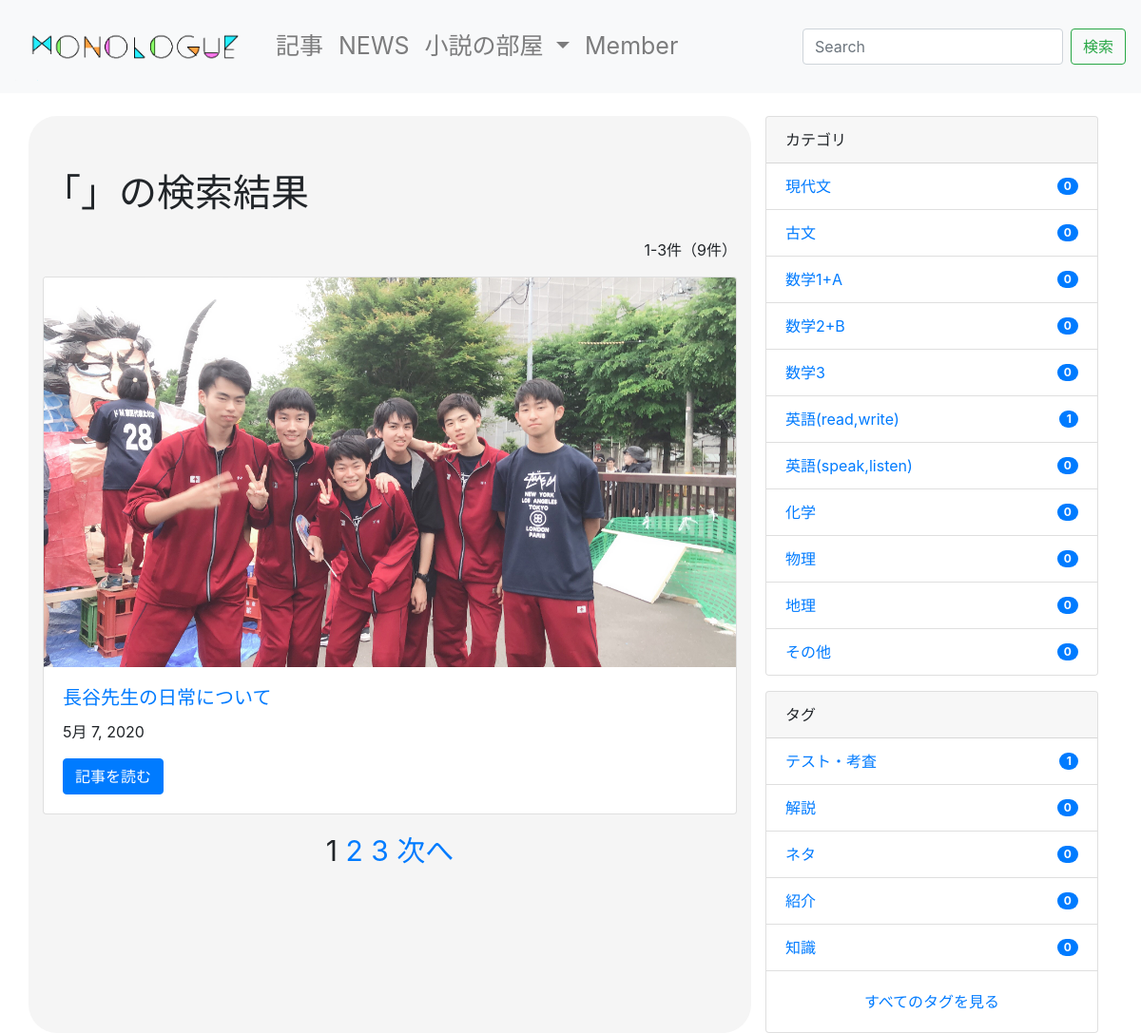
/search/, run on an earlier commit of the app's database.
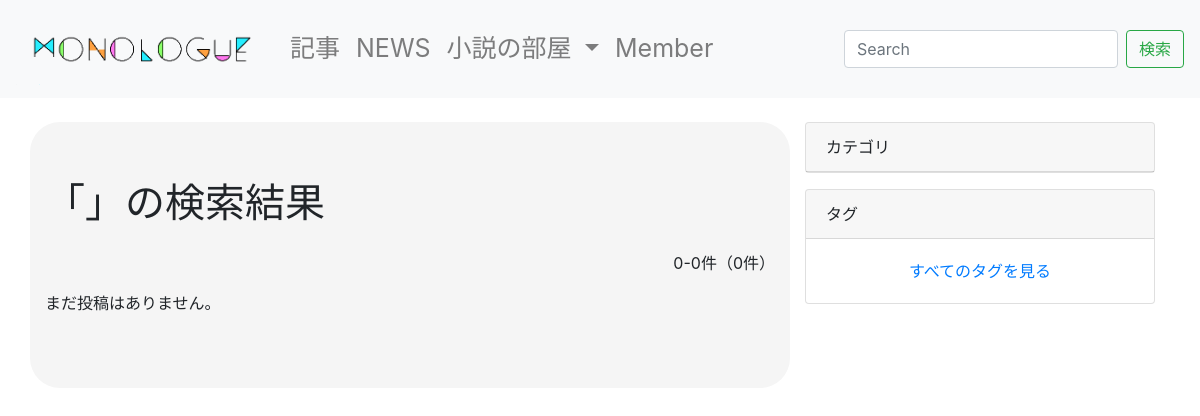
And on a later commit of the database.
### blog/models.py (models this page shows, shortened)
class Post(models.Model):
    category = models.ForeignKey(Category, on_delete=models.PROTECT)
    tags = models.ManyToManyField(Tag, blank=True)
    title = models.CharField(max_length=255)
    content = MDTextField()
    description = models.TextField(blank=True)
    image = models.ImageField(
        upload_to='post_images/', null=True, blank=False)
    created_at = models.DateTimeField(auto_now_add=True)
    updated_at = models.DateTimeField(auto_now=True)
    published_at = models.DateTimeField(blank=True, null=True)
    is_public = models.BooleanField(default=False)
    class Meta:
        ordering = ['-created_at']

class Category(models.Model):
    name = models.CharField(max_length=255)
    slug = models.SlugField(unique=True)
    timestamp = models.DateTimeField(auto_now_add=True)

class Tag(models.Model):
    name = models.CharField(max_length=255)
    slug = models.SlugField(unique=True)
    timestamp = models.DateTimeField(auto_now_add=True)

### blog/views.py (the view)
# urls.py: path('search/', SearchPostView.as_view(), name='search_post'),
class SearchPostView(ListView):
    model = Post
    template_name = 'blog/search_post.html'
    paginate_by = 3
    def get_queryset(self):
        query = self.request.GET.get('q', None)
        lookups = (
                Q(title__icontains=query) |
                Q(content__icontains=query) |
                Q(category__name__icontains=query) |
                Q(tags__name__icontains=query)
        )
        if query is not None:
            qs = super().get_queryset().filter(lookups).distinct()
            return qs
        qs = super().get_queryset()
        return qs
    def get_context_data(self, **kwargs):
        context = super().get_context_data(**kwargs)
        query = self.request.GET.get('q')
        context['query'] = query
        return context

### dbsite/context_processors.py (called while the page is built)
def common(request):
    context = {
        'categories': Category.objects.annotate(
            num_posts=Count('post', filter=Q(post__is_public=True))),
        'tags': Tag.objects.annotate(
            num_posts=Count('post', filter=Q(post__is_public=True))),
    }
    return context

### blog/templates/blog/search_post.html (shortened to what this page needs)
{% extends "base.html" %}
{% block content %}
<div class="container">
  <div class="row">
    <main class="col-md-8">
      <h1 class="mb-4">「{% if query %}{{ query }}{% endif %}」の検索結果</h1>
      <p class="text-right">{{ page_obj.start_index }}-{{ page_obj.end_index }}件（{{ paginator.count }}件）</p>
      {% include "blog/snippets/main_post_list.html" %}
      {% include "blog/snippets/pagination.html" %}
    </main>
    <aside class="col-md-4">
      {% include "blog/snippets/sidebar.html" %}
    </aside>
  </div>
</div>
{% endblock %}

### blog/templates/blog/snippets/main_post_list.html (shortened to what this page needs)
{% for post in object_list %}
{% if user.is_authenticated or post.is_public %}
<div class="card mb-3">
  {% if post.image %}
  <a href="{% url 'blog:post_detail' post.id %}">
    <img class="card-img-top" src="{{ post.image.url }}" alt="{{ post.title }}">
  </a>
  {% endif %}
  <div class="card-body">
    <a href="{% url 'blog:post_detail' post.id %}">
      <h5 class="card-title">{{ post.title }}</h5>
    </a>
    <p class="card-text">{{ post.published_at|date }}</p>
    <a href="{% url 'blog:post_detail' post.id %}" class="btn btn-primary">記事を読む</a>
  </div>
</div>
{% endif %}
{% empty %}
<p>まだ投稿はありません。</p>
{% endfor %}

### blog/templates/blog/snippets/sidebar.html
<div class="card mb-3">
  <div class="card-header">
    カテゴリ
  </div>
  <ul class="list-group list-group-flush">
    {% for category in categories|dictsort:"id" %}
    <li class="list-group-item d-flex justify-content-between align-items-center">
      <a href="{% url 'blog:category_post' category.slug %}" class="card-link">{{ category.name }}</a>
      <span class="badge badge-primary badge-pill">{{ category.num_posts }}</span>
    </li>
    {% endfor %}
  </ul>
</div>
<div class="card">
  <div class="card-header">
    タグ
  </div>
  <ul class="list-group list-group-flush">
    {% for tag in tags|dictsortreversed:"num_posts"|slice:":5" %}
    <li class="list-group-item d-flex justify-content-between align-items-center">
      <a href="{% url 'blog:tag_post' tag.slug %}" class="card-link">{{ tag.name }}</a>
      <span class="badge badge-primary badge-pill">{{ tag.num_posts }}</span>
    </li>
    {% endfor %}
  </ul>
  <div class="card-body text-center">
    <a href="{% url 'blog:tag_list' %}" class="card-link">すべてのタグを見る</a>
  </div>
</div>

What changed in the data, as far as the page shows it:
removed Post: image (picture), title "長谷先生の日常について", published_at "5月 7, 2020"
removed Category: name "現代文", num_posts "0"
removed Category: name "古文", num_posts "0"
removed Category: name "数学1+A", num_posts "0"
removed Category: name "数学2+B", num_posts "0"
removed Category: name "数学3", num_posts "0"
removed Category: name "英語(read,write)", num_posts "1"
removed Category: name "英語(speak,listen)", num_posts "0"
removed Category: name "化学", num_posts "0"
removed Category: name "物理", num_posts "0"
removed Category: name "地理", num_posts "0"
removed Category: name "その他", num_posts "0"
removed Tag: name "テスト・考査", num_posts "1"
removed Tag: name "解説", num_posts "0"
removed Tag: name "ネタ", num_posts "0"
removed Tag: name "紹介", num_posts "0"
removed Tag: name "知識", num_posts "0"
Also different on the page:
{{ page_obj.start_index }}: "1" → "0"
{{ page_obj.end_index }}: "3" → "0"
{{ paginator.count }}: "9" → "0"
text no longer shown: "次へ"
text now shown: "まだ投稿はありません。"
list line gone: "1"
list line gone: "2"
list line gone: "3"
